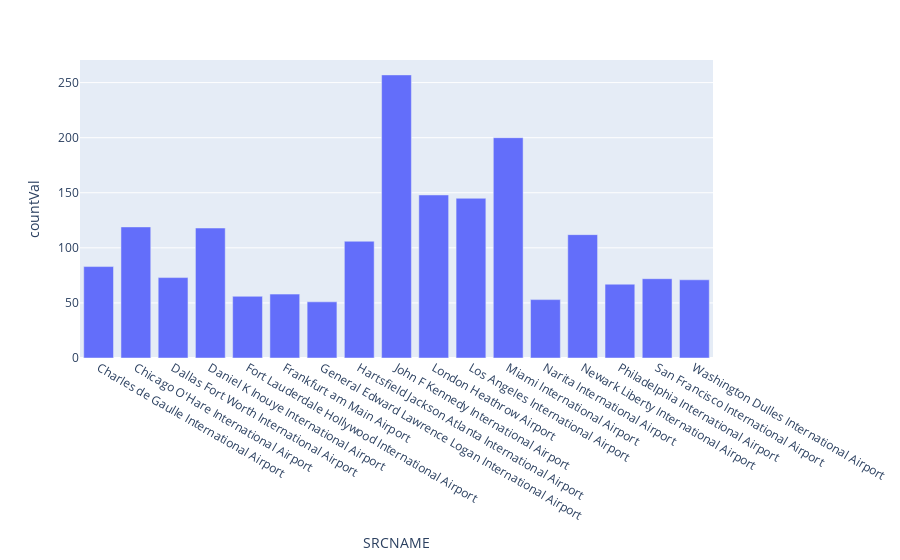

Notebook code cell kept with this figure:
### Code cell
usRoutes = pd.read_csv('../data/usRoutes.csv')

nullVal = r"\N"
usRoutes = usRoutes[usRoutes['meters'] == nullVal]

usRoutes['countVal'] = 1
usRoutesAirlines = usRoutes.groupby('SRCNAME')['countVal'].sum()
usRoutesAirlines = pd.DataFrame(usRoutesAirlines)
usRoutesAirlines = usRoutesAirlines.reset_index()

usRoutesAirlines = usRoutesAirlines[usRoutesAirlines['countVal'] >= 50]
fig = px.bar(usRoutesAirlines, x='SRCNAME', y='countVal')
fig.show()

### Figure 1 — Plotly figure (JSON) as saved in the notebook; plotly's stock layout.template omitted (floating-point values rounded to 4 significant figures)
{"data": [{"hovertemplate": "SRCNAME=%{x}<br>countVal=%{y}<extra></extra>", "legendgroup": "", "marker": {"color": "#636efa", "pattern": {"shape": ""}}, "name": "", "orientation": "v", "showlegend": false, "textposition": "auto", "type": "bar", "x": ["Charles de Gaulle International Airport", "Chicago O'Hare International Airport", "Dallas Fort Worth International Airport", "Daniel K Inouye International Airport", "Fort Lauderdale Hollywood International Airport", "Frankfurt am Main Airport", "General Edward Lawrence Logan International Airport", "Hartsfield Jackson Atlanta International Airport", "John F Kennedy International Airport", "London Heathrow Airport", "Los Angeles International Airport", "Miami International Airport", "Narita International Airport", "Newark Liberty International Airport", "Philadelphia International Airport", "San Francisco International Airport", "Washington Dulles International Airport"], "xaxis": "x", "y": [83, 119, 73, 118, 56, 58, 51, 106, 257, 148, 145, 200, 53, 112, 67, 72, 71], "yaxis": "y"}], "layout": {"barmode": "relative", "legend": {"tracegroupgap": 0}, "margin": {"t": 60}, "xaxis": {"anchor": "y", "domain": [0, 1], "title": {"text": "SRCNAME"}}, "yaxis": {"anchor": "x", "domain": [0, 1], "title": {"text": "countVal"}}}}
